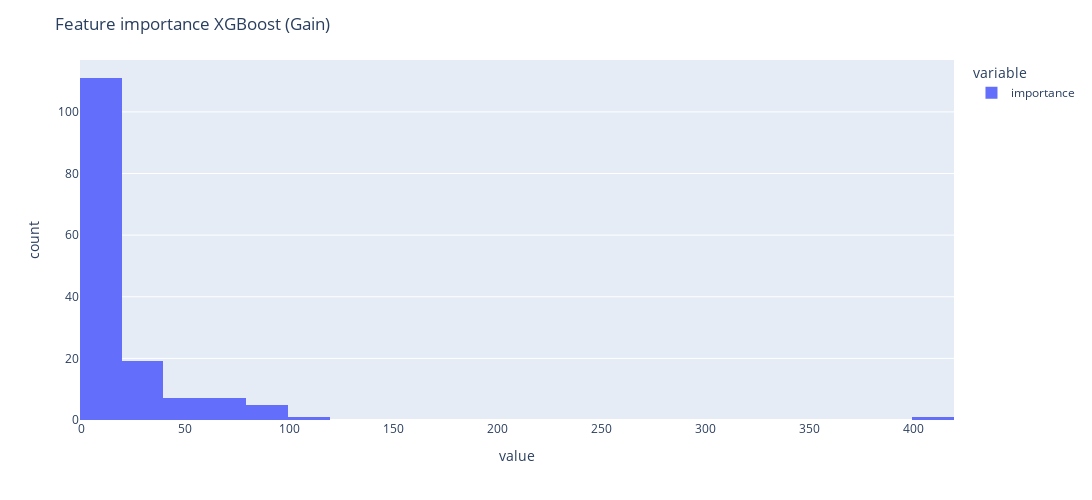

Write notebook code for a chart like this one.
### Code cell
pd.options.plotting.backend = "plotly"
fig=df_importance["importance"].plot(kind='hist')
fig.update_layout(height=500, width=1200,title="Feature importance XGBoost (Gain)",) 
fig.show()

### Figure 1 — Plotly figure (JSON) as saved in the notebook; plotly's stock layout.template omitted (floating-point values rounded to 4 significant figures; data arrays with more than 128 entries replaced by an {"elided": "..."} marker saying what was removed)
{"data": [{"alignmentgroup": "True", "bingroup": "x", "hovertemplate": "variable=importance<br>value=%{x}<br>count=%{y}<extra></extra>", "legendgroup": "importance", "marker": {"color": "#636efa", "pattern": {"shape": ""}}, "name": "importance", "offsetgroup": "importance", "orientation": "v", "showlegend": true, "type": "histogram", "x": {"elided": "151 int values"}, "xaxis": "x", "yaxis": "y"}], "layout": {"barmode": "relative", "height": 500, "legend": {"title": {"text": "variable"}, "tracegroupgap": 0}, "margin": {"t": 60}, "title": {"text": "Feature importance XGBoost (Gain)"}, "width": 1200, "xaxis": {"anchor": "y", "domain": [0, 1], "title": {"text": "value"}}, "yaxis": {"anchor": "x", "domain": [0, 1], "title": {"text": "count"}}}}
